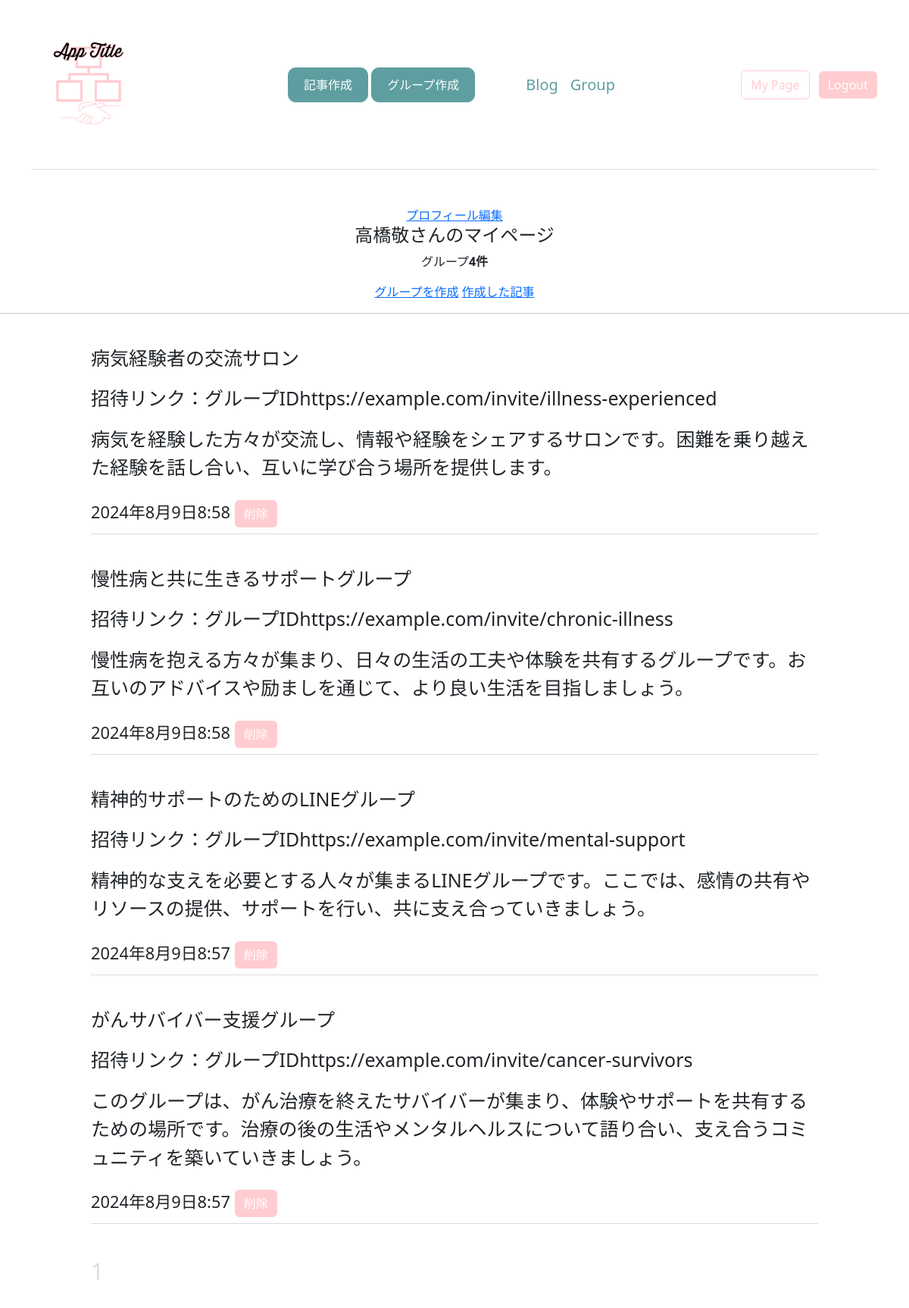
/mypage-group/ (signed in), run on the app's committed database.
### blogapp/models.py (models this page shows)
class CustomUser(AbstractUser):
    profile = models.TextField(blank=True, null=True)

class Group(models.Model):
    title = models.CharField(verbose_name='グループ名',max_length=30)
    share = models.CharField(verbose_name='招待リンク・グループID',max_length=100)
    text = models.TextField(
        verbose_name='グループ概要',
    )
    user = models.ForeignKey(
        CustomUser,
        verbose_name='ユーザー',
        on_delete=models.CASCADE
    )
    category = models.ForeignKey(
        Category,
        verbose_name='サービスカテゴリー',
        on_delete=models.CASCADE
    )
    posted_at = models.DateTimeField(
        verbose_name='作成日時',
        auto_now_add=True
    )

### blogapp/views.py (the view)
# urls.py: path('mypage-group/',views.MypageGroupView.as_view(), name='mypage-group'),
class MypageGroupView(ListView):
    template_name='mypage-group.html'
    paginate_by = 10
    def get_queryset(self):
        queryset = Group.objects.filter(user=self.request.user).order_by('-posted_at')
        return queryset

### blogapp/templates/mypage-group.html (shortened to what this page needs)
{% extends 'base.html' %}
{% block contents %}
{% if user.is_authenticated %}
<br>
<div style="text-align: center;">
    <a href="{% url 'blogapp:edit_profile' %}">プロフィール編集</a>
    <h4>{{user.username}}さんのマイページ</h4>
    {% if object_list.count == 0 %}
    <p>{{user.username}}さんのグループはありません</p>
    {% else %}
    <p>グループ<strong>{{object_list.count}}件</strong></p>
    {% endif %}
    <a href="{% url 'blogapp:create_group' %}">グループを作成</a>
    <a href="{% url 'blogapp:mypage' %}">作成した記事</a>
</div>
<hr>
{% endif %}
{% for record in object_list %}
<div class="post-list-wrap">
    <div class="post-item">
        <p class="text">{{record.title}}</p>
        <p class="title">招待リンク：グループID{{record.share}}</p>
        <p class="text">{{record.text}}</p>
        <small>{{record.posted_at}}<samall>
                {% if request.user == record.user %}
                <a href="{%url 'blogapp:group_delete' record.pk%}" class="btn btn-primary my-2 group-delete-btn">削除</a>
                {% endif %}
    </div>
</div>
{% endfor %}
<div class="pagination">
    <span class="step-links">
        {% for num in page_obj.paginator.page_range %}
        {% if page_obj.number == num %}
        <span class="current">{{ num }}</span>
        {% else %}
        <a href="?page={{ num }}">{{ num }}</a>
        {% endif %}
        {% endfor %}
    </span>
</div>
{% endblock %}

### static/css/style.css (style rules this page uses)
.post-list-wrap { width: 80%; margin: 40px auto; background-color: white; }
.post-list-wrap .title { font-size: 25px; }
.post-item { border-bottom: solid 1px gainsboro; }
.post-item a { color: #ffccd0; }
.btn-primary { background-color: #ffccd0; color: white; border: none; }
.pagination { width: 80%; margin: 20px auto; padding-bottom: 50px; }
.step-links, .step-links a { font-size: 30px; color: #ffccd0; }
.current { color: gainsboro; }
.post-item .group-delete-btn { color: white !important; }
.post-item { font-size: 25px; }

### static/css/sign-in.css (style rules this page uses)
html, body { height: 100%; }

### data on the page
CustomUser: username "高橋敬"
Group: title "病気経験者の交流サロン", share "https://example.com/invite/illness-experienced", text "病気を経験した方々が交流し、情報や経験をシェアするサロンです。困難を乗り越えた経験を話し合い、互いに学び合う場所を提供します。", posted_at "2024年8月9日8:58", shows "削除"
Group: title "慢性病と共に生きるサポートグループ", share "https://example.com/invite/chronic-illness", text "慢性病を抱える方々が集まり、日々の生活の工夫や体験を共有するグループです。お互いのアドバイスや励ましを通じて、より良い生活を目指しましょう。", posted_at "2024年8月9日8:58", shows "削除"
Group: title "精神的サポートのためのLINEグループ", share "https://example.com/invite/mental-support", text "精神的な支えを必要とする人々が集まるLINEグループです。ここでは、感情の共有やリソースの提供、サポートを行い、共に支え合っていきましょう。", posted_at "2024年8月9日8:57", shows "削除"
Group: title "がんサバイバー支援グループ", share "https://example.com/invite/cancer-survivors", text "このグループは、がん治療を終えたサバイバーが集まり、体験やサポートを共有するための場所です。治療の後の生活やメンタルヘルスについて語り合い、支え合うコミュニティを築いていきましょう。", posted_at "2024年8月9日8:57", shows "削除"

### other printed values
{{ object_list.count }} "4"
{{ num }} "1"
